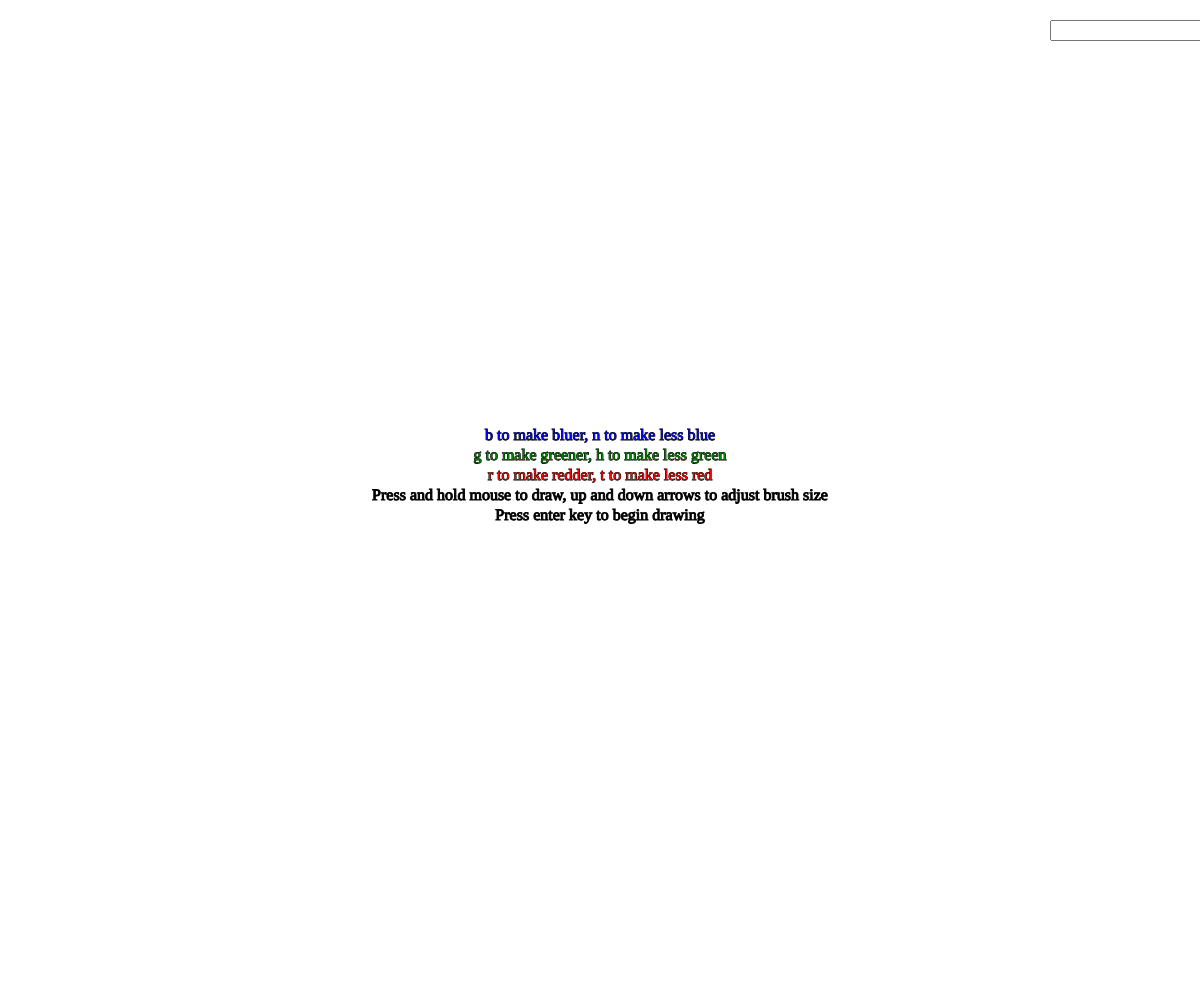
Frame 1 (no input)
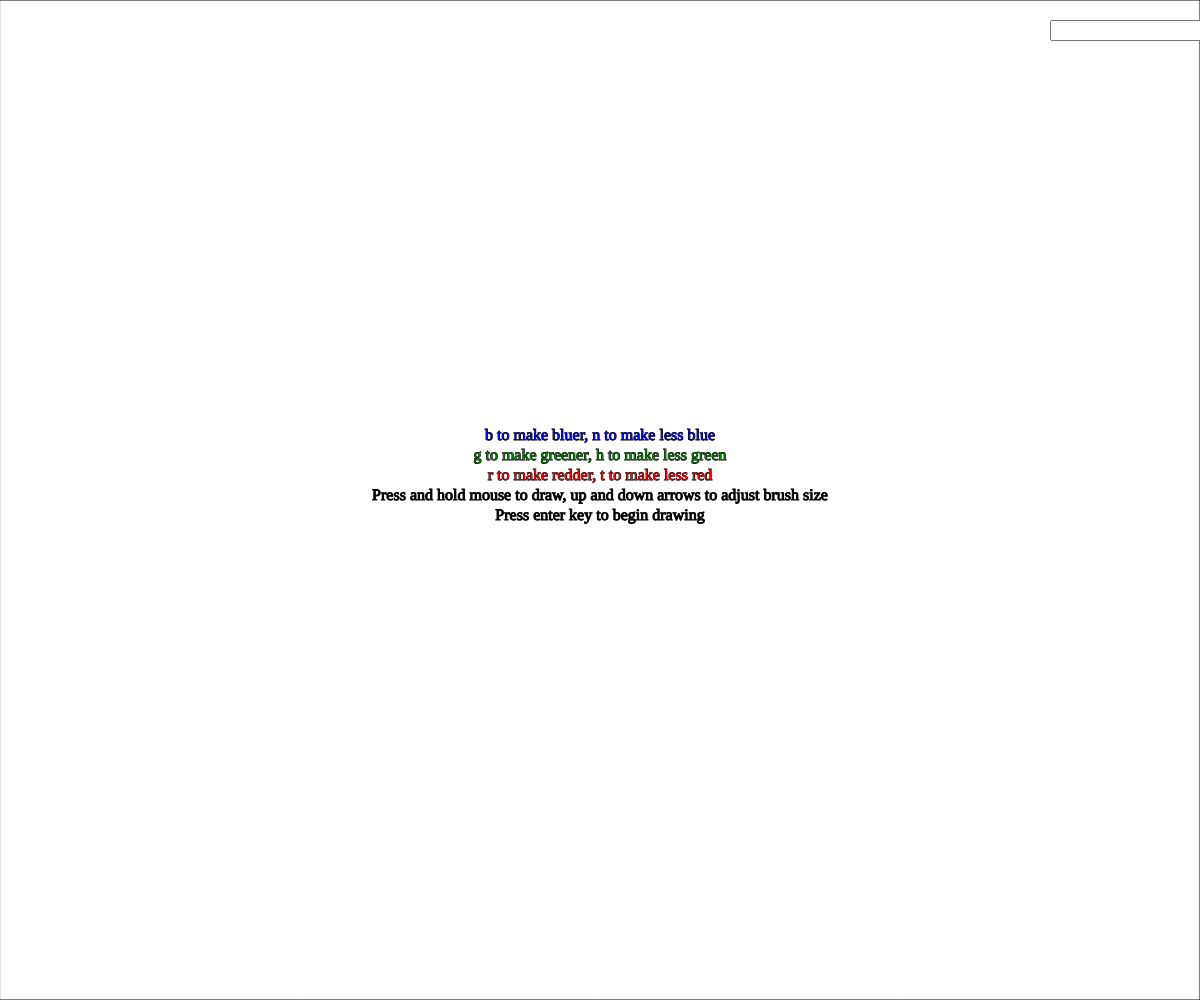
Frame 60 (no input)
Frame 120 (the mouse pressed at the canvas centre since frame 60): identical to frame 60, image omitted

The p5.js sketch that drew these frames (run headless with seeded random() and noise() and a simulated clock; from frame 60 on, the mouse is pressed at the canvas centre):

// p5.js sketch
// ── sketch.js
// Project Title
// Faith Walker
// 3/4/2025
//
// Extra for Experts:
// when spacebar is pressed, the user can add their own text to the canvas


// set variables 
let xSpot = 0;
let ySpot = 0;
let size = 10; 
let r = 0;
let g = 0;
let b = 0;
let myInput;
let screen = "start";


function setup() {
  createCanvas(windowWidth, windowHeight);
  myInput = createInput();
  myInput.position(1050, 20);

  stroke(255, 255, 255);
  cursor(CROSS);
}

function draw() {
  changeScreen();
  addText();
}



function displayPen(){
  // shows the pen used to draw 
  if (mouseIsPressed){
    noStroke();
    fill(r, g, b);
    circle(mouseX, mouseY, size);
  }
}

// changes size and colour of pen based on the keys pressed 
function keyPressed(){
  // increase pen size 
  if (keyCode === UP_ARROW){
    size = size += 5;
    if (size > 200){
      size = 200;
    }
  }
  // decrease pen size
  else if (keyCode === DOWN_ARROW){
    size = size -= 5;
    if (size < 0){
      size = 0;
    }
  }
  // changes R G B values of pen
  else if (key === 'r'){
    r = r += 20;
    if (r>260){
      r = 260;
    }
  }
  else if (key === 'b'){
    b = b += 20;
    if (b>260){
      b = 260;
    }
  }
  else if (key === 'g'){
    g = g += 20;
    if (g>260){
      g = 260;
    }
  }
  else if (key === 't'){
    r = r -= 20;
    if (r < 0){
      r = 0;
    }
  }
  else if (key === 'n'){
    b = b -= 20;
    if (b < 0){
      b = 0;
    }
  }
  else if (key === 'h'){
    g = g -= 20;
    if (g < 0){
      g = 0;
    }
  }
}

function displayEraser(){
  // when 'e' key is being pressed pen turns to an eraser 
  if (keyIsDown(69) === true){ 
    circle(xSpot, ySpot, size);
    erase();
  }
  else{
    // makes it so that when 'e' isnt being pressed it goes back to pen
    noErase();
    displayPen();
  }
}
function changeScreen(){
  // displays a starting instruction screen
  if (screen === "start"){
    fill("white");
    rect(0,0,width,height);
    displayScreen();
    if (keyCode === ENTER){
      clear(); 
      screen = "draw";
    }
  }
  // displays drawing canvas with pen and control board
  else if (screen === "draw"){
    drawingScreen();
  }
}

function displayScreen(){
  // displays instructions for the user 
  textFont('Verdana');
  textSize(16);
  textAlign(CENTER);
  stroke("black");
  fill("black");
  text('Press and hold mouse to draw, up and down arrows to adjust brush size', width/2, height/2);
  fill("black");
  text('Press enter key to begin drawing', width/2, height/2 + 20);
  fill("red");
  text('r to make redder, t to make less red', width/2, height/2 - 20);
  fill("green");
  text('g to make greener, h to make less green', width/2, height/2 - 40);
  fill("blue");
  text('b to make bluer, n to make less blue', width/2, height/2 - 60);
}

function drawingScreen(){
  noStroke();
  //   displays a "control board"
  fill("#66a1fa");
  rect(0, 0, windowWidth, 50);
  //   erasure instructions
  textSize(16);
  fill("black");
  text('e to erase', 100, 30);
  text('size: ', 220, 30);
  text(size, 250, 30);
  text(r, 285, 30);
  text(g, 320, 30);
  text(b, 360, 30);
  text('Add Text: ', 1000, 30);
  //   square showing what colour your pen is
  fill (r, g, b);
  rect(10, 10, 25, 25);
  //   calls for the pen and the eraser 
  displayPen();
  displayEraser();
}


function addText(){
  let userText = myInput.value();
  textSize(size);
  text(userText, mouseX, mouseY);
}

function windowResized(){
  resizeCanvas(windowWidth, windowHeight);
}
